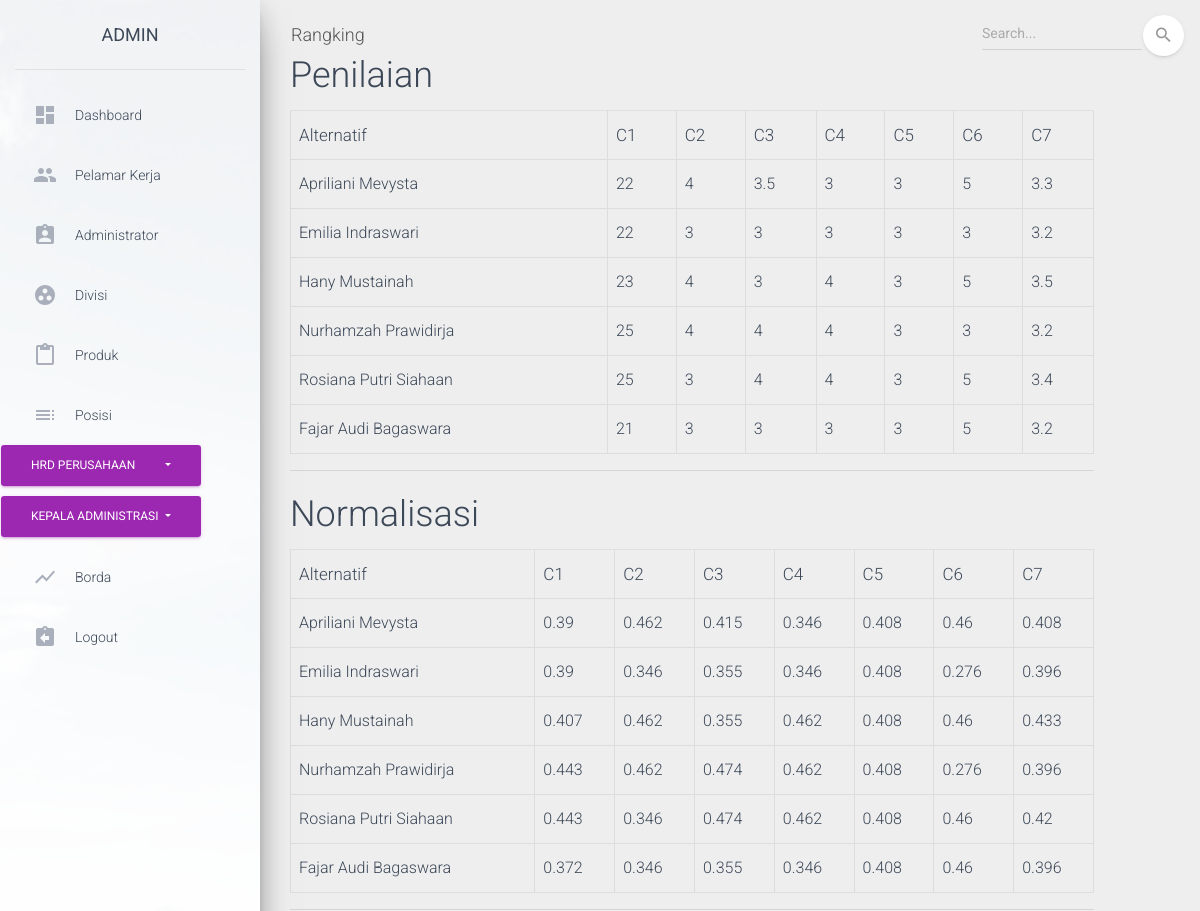
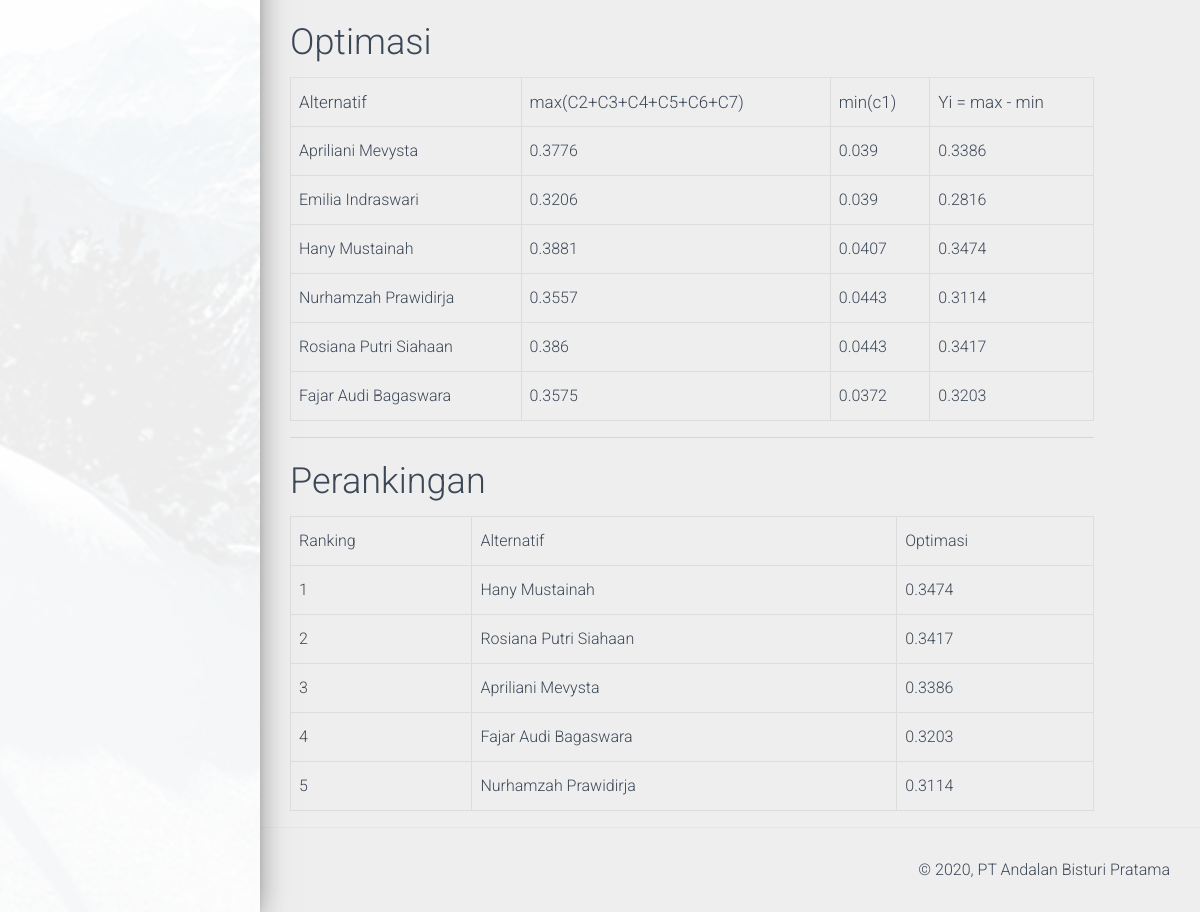
The app's page /index.php/perhitungan with its own data (2 pictures, top to bottom).
### tables this page shows
CREATE TABLE `kriteria` (
  `id_kriteria` int(11) NOT NULL,
  `nama_kriteria` varchar(255) NOT NULL,
  `tipe` varchar(50) NOT NULL,
  `bobot` float NOT NULL
);

CREATE TABLE `pelamar` (
  `id_pelamar` int(50) NOT NULL,
  `nama` varchar(55) NOT NULL,
  `email` varchar(25) NOT NULL,
  `pendidikan` varchar(255) NOT NULL,
  `nama_sekolah` varchar(45) NOT NULL,
  `alamat` varchar(100) NOT NULL,
  `no_hp` varchar(12) NOT NULL,
  `tempat_lahir` varchar(25) DEFAULT NULL,
  `tanggal_lahir` varchar(45) NOT NULL,
  `username` varchar(45) NOT NULL,
  `password` text NOT NULL,
  `jenis_kelamin` varchar(15) NOT NULL,
  `fk_posisi_magang` int(11) NOT NULL,
  `status` int(11) NOT NULL
);

CREATE TABLE `nilai` (
  `id_nilai` int(11) NOT NULL,
  `id_pelamar` int(11) NOT NULL,
  `id_kriteria` int(11) NOT NULL,
  `nilai` float NOT NULL
);

### application/controllers/Perhitungan.php (called while the page is built, shortened)
<?php
class Perhitungan extends CI_Controller {
		public function __construct(){
		$this->load->helper('url','form');
		$this->load->library('form_validation');
		$this->load->model('kriteria_model');
		$this->load->model('alternatif_model');
		$this->load->model('nilai_model');
		$this->load->model('perhitungan_model');
		}
		public function index()
		{
			$object['kriteria']=$this->perhitungan_model->get_kriteria();
			$object['alternatif']=$this->perhitungan_model->penilaian_alternatif();
			$object['penilaian']=$this->perhitungan_model->get_penilaian();
			$this->load->view('admin/ranking/template/header');
			$this->load->view('admin/ranking/ranking',$object);
			$this->load->view('admin/ranking/template/footer');
		}
}
?>

### index.php (called while the page is built, shortened)
<?php
require_once BASEPATH.'core/CodeIgniter.php';

### application/models/Perhitungan_model.php (called while the page is built, shortened)
<?php
    class Perhitungan_model extends CI_Model {
        public function get_kriteria()
	{
		$this->db->order_by("id_kriteria","asc");
		$query=$this->db->get('kriteria');
		return $query->result();
	}
	public function data_nilai($id_pelamar,$id_kriteria)
	{
		$query = $this->db->query("SELECT * FROM nilai WHERE id_pelamar='$id_pelamar' AND id_kriteria='$id_kriteria';");
		return $query->row_array();
    }
	public function penilaian_alternatif()
	{
		$query = $this->db->query("SELECT DISTINCT pelamar.nama, pelamar.id_pelamar FROM pelamar JOIN nilai ON pelamar.id_pelamar=nilai.id_pelamar;");
		return $query->result();
    }
    public function nilai_pembagi($id_kriteria)
	{
		$query = $this->db->query("SELECT SQRT(SUM(POWER(nilai,2)))as pembagi from nilai WHERE id_kriteria='$id_kriteria';");
		return $query->row_array();
	}
	public function pembobotan($id_kriteria)
	{
		$query = $this->db->query("SELECT ((nilai/pembagi)*kriteria.bobot) as pembobotan, kriteria.bobot, kriteria.tipe
		from nilai join( select SQRT(SUM(POWER(nilai,2)))as pembagi from nilai WHERE id_kriteria='$id_kriteria') as b
		JOIN Kriteria ON kriteria.id_kriteria=nilai.id_kriteria
		WHERE kriteria.id_kriteria='$id_kriteria' GROUP BY nilai.id_pelamar");
		return $query->row_array();
	}
	public function hasil($id_pelamar)
	{
		$query = $this->db->query("SELECT * FROM pelamar WHERE id_pelamar='$id_pelamar';");
		return $query->row_array();
	}
    }

### application/views/admin/ranking/ranking.php (the view, shortened to what this page needs)
<div class="container">
            <br><br>
  <div class="col-xs-11 col-sm-11 col-md-11 col-lg-11">
  <div class="panel panel-default">
    <div class="panel-body">
      <h2>Penilaian</h2>
      <table class="table table-hover table-bordered">
          <thead>
            <tr>
              <th>Alternatif</th>
              <?php foreach ($kriteria as $key): ?>
                <th>C<?= $key->id_kriteria ?></th>
              <?php endforeach ?>
            </tr>
          </thead>
          <tbody>
            <?php foreach ($alternatif as $keys): ?>
              <tr>
                <td><?= $keys->nama ?></td>
                <?php foreach ($kriteria as $key): ?>
                  <td>
                    <?php
                      $data_pencocokan = $this->perhitungan_model->data_nilai($keys->id_pelamar,$key->id_kriteria);
                      echo $data_pencocokan['nilai'];
                    ?>
                  </td>
                <?php endforeach ?>
              </tr>
            <?php endforeach ?>
          </tbody>
        </table>
      <hr>
      <h2>Normalisasi</h2>
      <table class="table table-hover table-bordered">
          <thead>
          <tr>
              <th>Alternatif</th>
              <?php foreach ($kriteria as $key): ?>
                <th>C<?= $key->id_kriteria ?></th>
              <?php endforeach ?>
            </tr>
          </thead>
          <tbody>
          <?php foreach ($alternatif as $keys): ?>
          <tr>
                <td><?= $keys->nama ?></td>
                <?php foreach ($kriteria as $key): ?>
                  <td>
                    <?php
                      $data_pencocokan = $this->perhitungan_model->data_nilai($keys->id_pelamar,$key->id_kriteria);
                      $pembagi=$this->perhitungan_model->nilai_pembagi($key->id_kriteria);
                      $normalisasi=round($data_pencocokan['nilai']/$pembagi['pembagi'],3);
                        echo $normalisasi;
                    ?>
                  </td>
                <?php endforeach ?>
              </tr>
            <?php endforeach ?>
          </tbody>
        </table>
        <hr>
      <h2>Optimasi</h2>
      <table class="table table-hover table-bordered">
          <thead>
          <tr>
              <th>Alternatif</th>
              <th>max(C2+C3+C4+C5+C6+C7)</th>
              <th>min(c1)</th>
              <th>Yi = max - min</th>
            </tr>
          </thead>
          <tbody>
          <?php foreach ($alternatif as $keys): ?>
          <tr>
                <td><?= $keys->nama  ?>
                <?php
                $max=0;
                $min=0;
                foreach ($kriteria as $key): ?>
                    <?php
                    $data_pencocokan = $this->perhitungan_model->data_nilai($keys->id_pelamar,$key->id_kriteria);
                    $pembagi=$this->perhitungan_model->nilai_pembagi($key->id_kriteria);
                    $pembobotan=$this->perhitungan_model->pembobotan($key->id_kriteria);
                      if($pembobotan['tipe']==='Benefit'){
                          $max += round($data_pencocokan['nilai']/$pembagi['pembagi']*$pembobotan['bobot'],4);
                      }else{
                          $min += round($data_pencocokan['nilai']/$pembagi['pembagi']*$pembobotan['bobot'],4);
                      }
                      $yi=$max-$min;
                    ?>
                    <?php endforeach ;?>
                      <?php $optimasi[]=$yi;
                      $optim[]=$yi;
                      $id[]=$keys->id_pelamar;
                      ?>
                   <td><?php echo $max ?></td>
                    <td><?php echo $min ?></td>
                    <td><?php echo $yi ?></td>
              </tr>
            <?php endforeach ?>
          </tbody>
        </table>
        <hr>
      <h2>Perankingan </h2>
      <table class="table table-hover table-bordered">
        <tr>
          <td>Ranking</td>
          <td>Alternatif</td>
          <td>Optimasi</td>
        </tr>
              <?php
              $a=1;for($i=0; $i<5; $i++) {
                rsort($optimasi);
                $id_optimasi = array_search($optimasi[$i], $optim);
                $id_pelamar = $id[$id_optimasi];
                $alternatif = $this->perhitungan_model->hasil($id_pelamar);
                $optimasi_tertinggi=max($optimasi);
                $id_optimasi2 = array_search($optimasi_tertinggi, $optim);
                $id_pelamar2 = $id[$id_optimasi2];
                $alternatif_terpilih=$this->perhitungan_model->hasil($id_pelamar2);
                ?>
        <tr>
          <td><?php echo $a; ?></td>
          <td><?php echo $alternatif['nama'] ?></td>
          <td><?php echo $optimasi[$i]; ?></td>
        </tr>
        <?php  $a++; } ?>
      </table>
    </div>
  </div>
  </div>
</div>

### records on screen
kriteria: id_kriteria "1", nilai.nilai "22", nilai.nilai "23", nilai.nilai "25", nilai.nilai "21", normalisasi "0.39", normalisasi "0.407", normalisasi "0.443", normalisasi "0.372"
kriteria: id_kriteria "2", nilai.nilai "4", nilai.nilai "3", normalisasi "0.462", normalisasi "0.346"
kriteria: id_kriteria "3", nilai.nilai "3.5", nilai.nilai "3", nilai.nilai "4", normalisasi "0.415", normalisasi "0.355", normalisasi "0.474"
kriteria: id_kriteria "4", nilai.nilai "3", nilai.nilai "4", normalisasi "0.346", normalisasi "0.462"
kriteria: id_kriteria "5", nilai.nilai "3", normalisasi "0.408"
kriteria: id_kriteria "6", nilai.nilai "5", nilai.nilai "3", normalisasi "0.46", normalisasi "0.276"
kriteria: id_kriteria "7", nilai.nilai "3.3", nilai.nilai "3.2", nilai.nilai "3.5", nilai.nilai "3.4", normalisasi "0.408", normalisasi "0.396", normalisasi "0.433", normalisasi "0.42"
pelamar: nama "Apriliani Mevysta", max "0.3776", min "0.039", yi "0.3386", i "0.3386"
pelamar: nama "Emilia Indraswari", max "0.3206", min "0.039", yi "0.2816"
pelamar: nama "Hany Mustainah", max "0.3881", min "0.0407", yi "0.3474", i "0.3474"
pelamar: nama "Nurhamzah Prawidirja", max "0.3557", min "0.0443", yi "0.3114", i "0.3114"
pelamar: nama "Rosiana Putri Siahaan", max "0.386", min "0.0443", yi "0.3417", i "0.3417"
pelamar: nama "Fajar Audi Bagaswara", max "0.3575", min "0.0372", yi "0.3203", i "0.3203"
